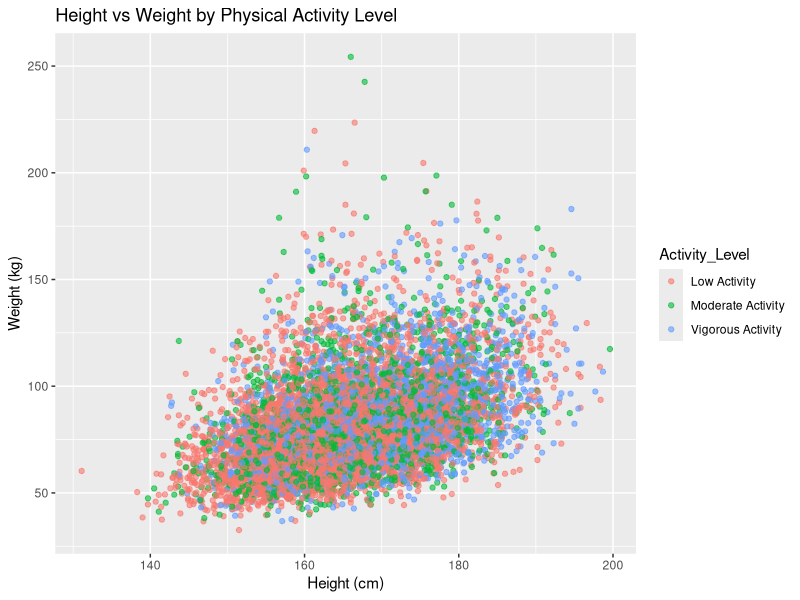
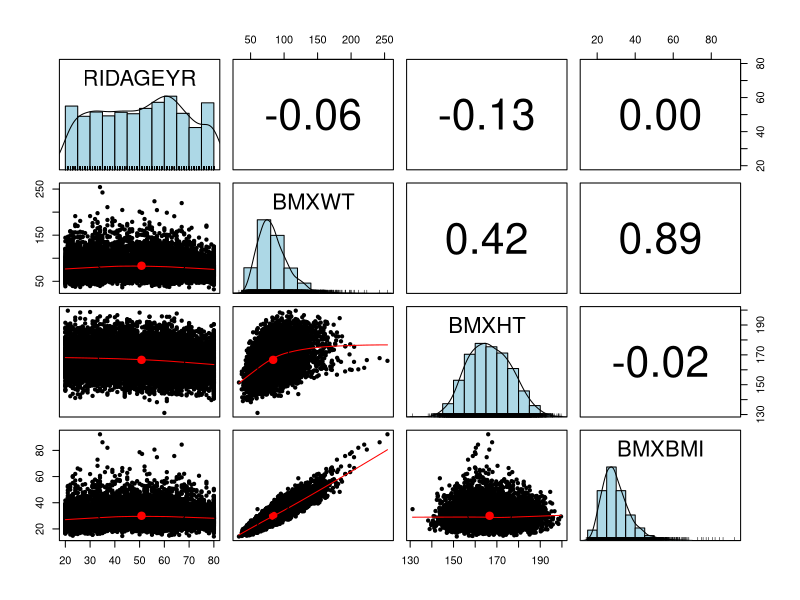

Recreate these plots in R, in order.
## ---- chunk 1
library(readr)
library(ggplot2)
library(dplyr)

nhanes_clean <- read.csv("../data/cleaned_nhanes.csv")

ggplot(
  nhanes_clean,
  aes(x = BMXHT, y = BMXWT, color = Activity_Level)
) +
  geom_point(alpha = 0.6) +
  labs(
    title = "Height vs Weight by Physical Activity Level",
    x = "Height (cm)",
    y = "Weight (kg)"
  )
## ---- chunk 2
library(dplyr)

nhanes_clean %>%
  group_by(Activity_Level) %>%
  summarise(
    Mean_BMI = mean(BMXBMI, na.rm = TRUE),
    SD_BMI = sd(BMXBMI, na.rm = TRUE),
    Count = n()
  )
## ---- chunk 3
anova_result <- aov(BMXBMI ~ Activity_Level, data = nhanes_clean)

summary(anova_result)
## ---- chunk 4
library(psych)

pairs.panels(
  nhanes_clean[, c("RIDAGEYR", "BMXWT", "BMXHT", "BMXBMI")],
  method = "pearson",
  hist.col = "lightblue",
  density = TRUE,
  ellipses = TRUE
)
